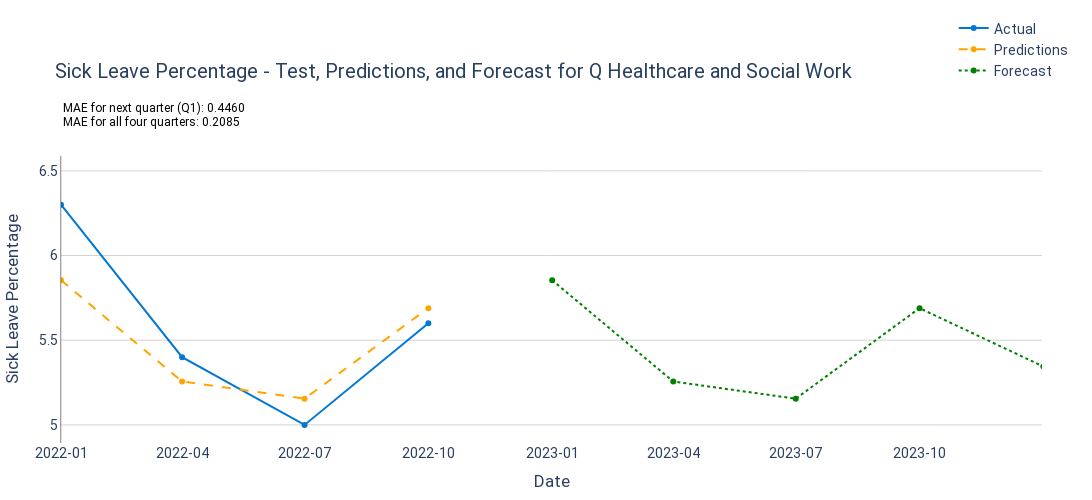

The code cell stored with this chart in its notebook:
### Code cell
# Combine test and forecast into one plot with Plotly
fig = go.Figure()

# Add actual sick leave percentage line (test data)
fig.add_trace(go.Scatter(
    x=test.index,
    y=test['sick_leave_percentage'],
    mode='lines+markers',
    name='Actual',
    line=dict(color='#0078d2', width=2)
))

# Add predictions line
fig.add_trace(go.Scatter(
    x=test.index,
    y=predictions,
    mode='lines+markers',
    name='Predictions',
    line=dict(color='orange', width=2, dash='dash')
))

# Add forecast line
fig.add_trace(go.Scatter(
    x=forecast_period,
    y=forecast,
    mode='lines+markers',
    name='Forecast',
    line=dict(color='green', width=2, dash='dot')
))

# Add MAE values as text annotations
fig.add_annotation(
    xref="paper", yref="paper", x=0.00, y=1.15, showarrow=False,
    text=f"MAE for all four quarters: {mae_value:.4f}",
    font=dict(size=12, color="black")
)

fig.add_annotation(
    xref="paper", yref="paper", x=0.00, y=1.20, showarrow=False,
    text=f"MAE for next quarter (Q1): {mae_q1:.4f}",
    font=dict(size=12, color="black")
)

# Set layout and design for better visualization
fig.update_layout(
    title='Sick Leave Percentage - Test, Predictions, and Forecast for Q Healthcare and Social Work',
    xaxis_title='Date',
    yaxis_title='Sick Leave Percentage',
    plot_bgcolor='white',
    xaxis=dict(
        showgrid=False,
        tickformat="%Y-%m",  # Year-Month format for clearer date labeling
        range=[test.index.min(), "2023-12-31"]  # Extend date range to 2025
    ),
    yaxis=dict(
        showgrid=True, gridcolor='lightgrey', showline=True, linewidth=0.5, linecolor='black'
    ),
    legend=dict(
        x=0.91,  # Move legend to the right of the plot
        y=1.5,
        traceorder="normal"
    ),
    font=dict(family="Roboto", size=14),
    margin=dict(l=50, r=50, t=80, b=50),
    width=1100, height=500
)

# Save the plot as a JPEG file
fig.write_image("Sick_leave_predict_sarimax.jpeg")

# Save the plot as an HTML file
fig.write_html("Sick_leave_predict_sarimax.html")

# Show plot
fig.show()

### Figure 1 — Plotly figure (JSON) as saved in the notebook; plotly's stock layout.template omitted (floating-point values rounded to 4 significant figures)
{"data": [{"line": {"color": "#0078d2", "width": 2}, "mode": "lines+markers", "name": "Actual", "type": "scatter", "x": ["2022-01-01T00:00:00", "2022-04-01T00:00:00", "2022-07-01T00:00:00", "2022-10-01T00:00:00"], "y": [6.3, 5.4, 5, 5.6]}, {"line": {"color": "orange", "dash": "dash", "width": 2}, "mode": "lines+markers", "name": "Predictions", "type": "scatter", "x": ["2022-01-01T00:00:00", "2022-04-01T00:00:00", "2022-07-01T00:00:00", "2022-10-01T00:00:00"], "y": [5.854, 5.256, 5.155, 5.689]}, {"line": {"color": "green", "dash": "dot", "width": 2}, "mode": "lines+markers", "name": "Forecast", "type": "scatter", "x": ["2023-01-01T00:00:00", "2023-04-01T00:00:00", "2023-07-01T00:00:00", "2023-10-01T00:00:00", "2024-01-01T00:00:00", "2024-04-01T00:00:00", "2024-07-01T00:00:00", "2024-10-01T00:00:00", "2025-01-01T00:00:00", "2025-04-01T00:00:00", "2025-07-01T00:00:00", "2025-10-01T00:00:00"], "y": [5.854, 5.256, 5.155, 5.689, 5.345, 5.265, 5.546, 6.192, 6.337, 5.835, 6.102, 6.481, 6.19, 6.064, 6.343, 6.96]}], "layout": {"annotations": [{"font": {"color": "black", "size": 12}, "showarrow": false, "text": "MAE for all four quarters: 0.2085", "x": 0, "xref": "paper", "y": 1.15, "yref": "paper"}, {"font": {"color": "black", "size": 12}, "showarrow": false, "text": "MAE for next quarter (Q1): 0.4460", "x": 0, "xref": "paper", "y": 1.2, "yref": "paper"}], "font": {"family": "Roboto", "size": 14}, "height": 500, "legend": {"traceorder": "normal", "x": 0.91, "y": 1.5}, "margin": {"b": 50, "l": 50, "r": 50, "t": 80}, "plot_bgcolor": "white", "title": {"text": "Sick Leave Percentage - Test, Predictions, and Forecast for Q Healthcare and Social Work"}, "width": 1100, "xaxis": {"range": ["2022-01-01T00:00:00", "2023-12-31"], "showgrid": false, "tickformat": "%Y-%m", "title": {"text": "Date"}}, "yaxis": {"gridcolor": "lightgrey", "linecolor": "black", "linewidth": 0.5, "showgrid": true, "showline": true, "title": {"text": "Sick Leave Percentage"}}}}
